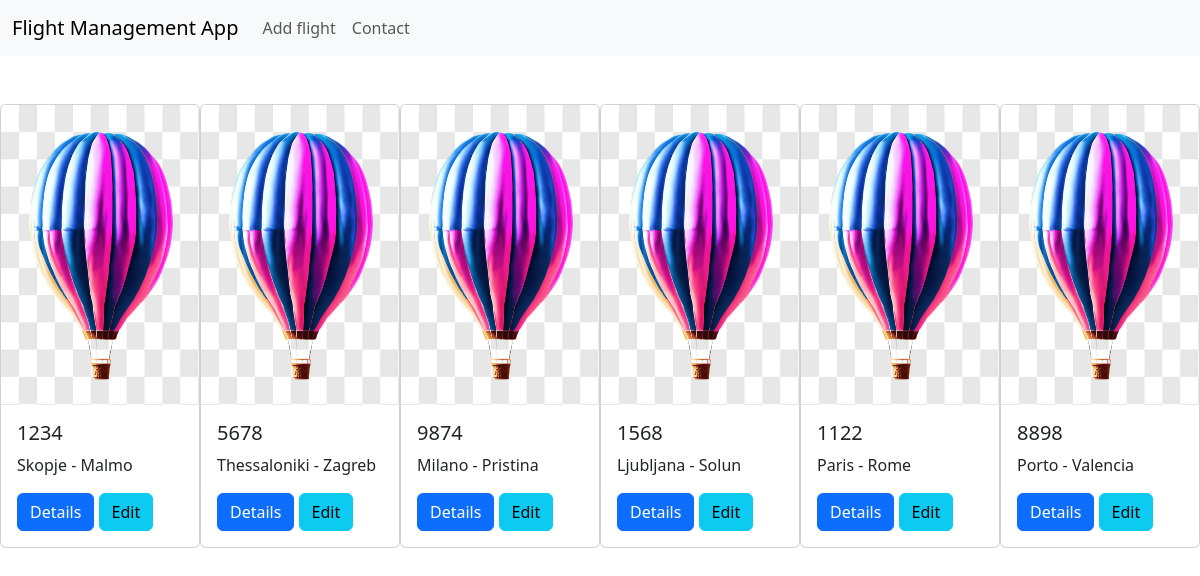
The app's page /index/ with its own data.
### flight/models.py (models this page shows, shortened)
class Flight(models.Model):
    code = models.CharField(max_length=100, unique=True)
    take_off_airport = models.CharField(max_length=100, null=True, blank=True)
    landing_airport = models.CharField(max_length=100, null=True, blank=True)
    user = models.ForeignKey(User, on_delete=models.CASCADE, null=True, blank=True)
    photo = models.ImageField(upload_to="flight_photos/", null=True, blank=True)
    date = models.DateField(null=True, blank=True)
    airline = models.ForeignKey(Airline, on_delete=models.CASCADE)
    balloon = models.ForeignKey(Balloon, on_delete=models.CASCADE)
    pilot = models.ForeignKey(Pilot, on_delete=models.CASCADE)

### flight/views.py (the view)
# urls.py: path('index/', flightViews.index, name='index'),
def index(request):
    flights = Flight.objects.filter(date__lte=datetime.now().date())
    context = {'flight_list': flights, 'app_name': 'flight'}
    return render(request, 'index.html', context)

### flight/templates/index.html (shortened to what this page needs)
{% load static %}
<!DOCTYPE html>
<html lang="en">
<head>
    <link rel="stylesheet" href="{% static 'bootstrap/css/bootstrap.css' %}"/>
</head>
<body>
<nav class="navbar navbar-expand-lg bg-body-tertiary">
  <div class="container-fluid">
    <a class="navbar-brand" href="/index">Flight Management App</a>
    <div class="collapse navbar-collapse" id="navbarNav">
      <ul class="navbar-nav">
        <li class="nav-item">
          <a class="nav-link" aria-current="page" href="/add-flight">Add flight</a>
        </li>
          <li class="nav-item">
          <a class="nav-link" aria-current="page" href="/contact">Contact</a>
        </li>
      </ul>
    </div>
  </div>
</nav>
    <div class="d-flex justify-content-evenly mt-5">
        {% for flight in flight_list %}
        <div class="card" style="width: 18rem;">
            {% if flight.photo %}
                <img src="{{ flight.photo.url }}" class="card-img-top" style="height: 300px" alt="...">
            {% else %}
                <img src="/media/flight_photos/default.jpg" class="card-img-top" style="height: 300px" alt="No image">
            {% endif %}
          <div class="card-body">
            <h5 class="card-title">{{ flight.code|default:"000" }}</h5>
            <p class="card-text">{{ flight.take_off_airport }} - {{ flight.landing_airport }}</p>
            <a href="{% url 'details' flight.id %}" class="btn btn-primary">Details</a>
            <a href="{% url 'edit-flight' flight.id %}" class="btn btn-info">Edit </a>
          </div>
        </div>
    {% endfor %}
    </div>
</body>
</html>

### records on screen
Flight: photo (picture), code "1234", take_off_airport "Skopje", landing_airport "Malmo"
Flight: photo (picture), code "5678", take_off_airport "Thessaloniki", landing_airport "Zagreb"
Flight: photo (picture), code "9874", take_off_airport "Milano", landing_airport "Pristina"
Flight: photo (picture), code "1568", take_off_airport "Ljubljana", landing_airport "Solun"
Flight: photo (picture), code "1122", take_off_airport "Paris", landing_airport "Rome"
Flight: photo (picture), code "8898", take_off_airport "Porto", landing_airport "Valencia"
